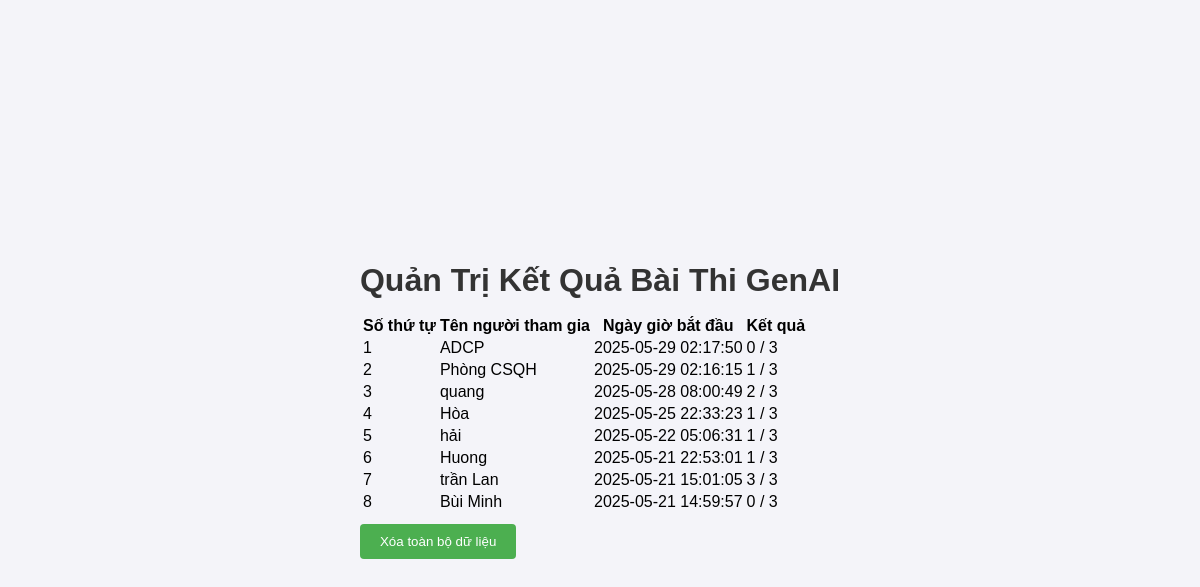
Page /admin/results on the committed database.
### app.py (models this page shows)
class QuizResult(db.Model):
    id = db.Column(db.Integer, primary_key=True)
    name = db.Column(db.String(100), nullable=False)
    start_time = db.Column(db.DateTime, nullable=False)
    score = db.Column(db.Integer, nullable=False)

### app.py (the view)
@app.route('/admin/results')
def admin_results():
    results = QuizResult.query.order_by(QuizResult.start_time.desc()).all()
    return render_template('admin.html', results=results)

### templates/admin.html (shortened to what this page needs)
<!DOCTYPE html>
<html lang="en">
<head>
    <link rel="stylesheet" href="{{ url_for('static', filename='style.css') }}" />
</head>
<body>
    <div class="admin-container">
        <h1 class="admin-title">Quản Trị Kết Quả Bài Thi GenAI</h1>
        <table class="result-table">
            <thead>
                <tr>
                    <th>Số thứ tự</th>
                    <th>Tên người tham gia</th>
                    <th>Ngày giờ bắt đầu</th>
                    <th>Kết quả</th>
                </tr>
            </thead>
            <tbody>
                {% for result in results %}
                <tr>
                    <td>{{ loop.index }}</td>
                    <td>{{ result.name }}</td>
                    <td>{{ result.start_time.strftime("%Y-%m-%d %H:%M:%S") }}</td>
                    <td>{{ result.score }} / 3</td>
                </tr>
                {% else %}
                <tr><td colspan="4" class="no-data">Chưa có dữ liệu</td></tr>
                {% endfor %}
            </tbody>
        </table>
        <button id="clear-btn" onclick="clearData()">Xóa toàn bộ dữ liệu</button>
    </div>
</body>
</html>

### static/style.css (style rules this page uses)
body { font-family: Arial, sans-serif; background-color: #f4f4f9; display: flex; justify-content: center; align-items: center; height: 100vh; margin: 0; }
h1 { color: #333; margin-bottom: 15px; }
button { padding: 10px 20px; background-color: #4caf50; color: white; border: none; border-radius: 4px; cursor: pointer; margin-top: 10px; }

### rows in the picture
QuizResult: name "ADCP", start_time "2025-05-29 02:17:50", score "0"
QuizResult: name "Phòng CSQH", start_time "2025-05-29 02:16:15", score "1"
QuizResult: name "quang", start_time "2025-05-28 08:00:49", score "2"
QuizResult: name "Hòa", start_time "2025-05-25 22:33:23", score "1"
QuizResult: name "hải", start_time "2025-05-22 05:06:31", score "1"
QuizResult: name "Huong", start_time "2025-05-21 22:53:01", score "1"
QuizResult: name "trần Lan", start_time "2025-05-21 15:01:05", score "3"
QuizResult: name "Bùi Minh", start_time "2025-05-21 14:59:57", score "0"
